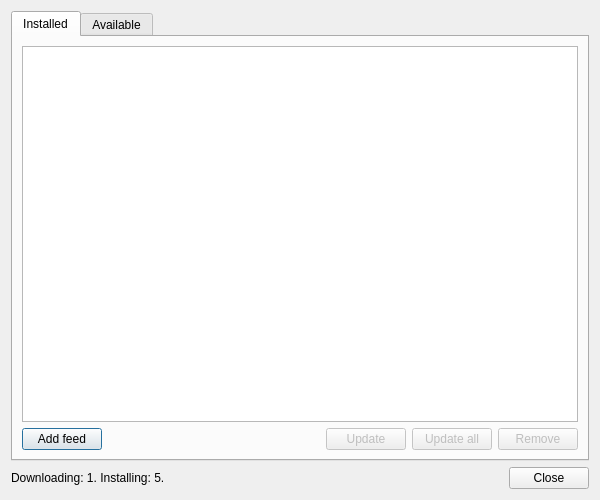
<?xml version="1.0" encoding="UTF-8"?>
<ui version="4.0">
 <class>Zeal::WidgetUi::DocsetsDialog</class>
 <widget class="QDialog" name="Zeal::WidgetUi::DocsetsDialog">
  <property name="windowModality">
   <enum>Qt::ApplicationModal</enum>
  </property>
  <property name="geometry">
   <rect>
    <x>0</x>
    <y>0</y>
    <width>600</width>
    <height>500</height>
   </rect>
  </property>
  <property name="windowTitle">
   <string>Docsets</string>
  </property>
  <layout class="QVBoxLayout" name="verticalLayout">
   <item>
    <widget class="QTabWidget" name="tabWidget">
     <property name="currentIndex">
      <number>0</number>
     </property>
     <widget class="QWidget" name="installedDocsetsTab">
      <attribute name="title">
       <string>Installed</string>
      </attribute>
      <layout class="QVBoxLayout" name="verticalLayout_5">
       <item>
        <widget class="QListView" name="installedDocsetList">
         <property name="selectionMode">
          <enum>QAbstractItemView::ExtendedSelection</enum>
         </property>
         <property name="selectionBehavior">
          <enum>QAbstractItemView::SelectRows</enum>
         </property>
         <property name="iconSize">
          <size>
           <width>16</width>
           <height>16</height>
          </size>
         </property>
        </widget>
       </item>
       <item>
        <layout class="QHBoxLayout" name="docsetsActions">
         <item>
          <widget class="QPushButton" name="addFeedButton">
           <property name="text">
            <string>Add feed</string>
           </property>
          </widget>
         </item>
         <item>
          <spacer name="horizontalSpacer">
           <property name="orientation">
            <enum>Qt::Horizontal</enum>
           </property>
           <property name="sizeHint" stdset="0">
            <size>
             <width>40</width>
             <height>20</height>
            </size>
           </property>
          </spacer>
         </item>
         <item>
          <widget class="QPushButton" name="updateSelectedDocsetsButton">
           <property name="enabled">
            <bool>false</bool>
           </property>
           <property name="text">
            <string>Update</string>
           </property>
          </widget>
         </item>
         <item>
          <widget class="QPushButton" name="updateAllDocsetsButton">
           <property name="enabled">
            <bool>false</bool>
           </property>
           <property name="text">
            <string>Update all</string>
           </property>
          </widget>
         </item>
         <item>
          <widget class="QPushButton" name="removeDocsetsButton">
           <property name="enabled">
            <bool>false</bool>
           </property>
           <property name="text">
            <string>Remove</string>
           </property>
          </widget>
         </item>
        </layout>
       </item>
      </layout>
     </widget>
     <widget class="QWidget" name="availableDocsetsTab">
      <attribute name="title">
       <string>Available</string>
      </attribute>
      <layout class="QVBoxLayout" name="verticalLayout_2">
       <item>
        <widget class="QLineEdit" name="docsetFilterInput">
         <property name="placeholderText">
          <string>Filter docsets</string>
         </property>
         <property name="clearButtonEnabled">
          <bool>true</bool>
         </property>
        </widget>
       </item>
       <item>
        <widget class="QListWidget" name="availableDocsetList">
         <property name="selectionMode">
          <enum>QAbstractItemView::ExtendedSelection</enum>
         </property>
         <property name="selectionBehavior">
          <enum>QAbstractItemView::SelectRows</enum>
         </property>
         <property name="iconSize">
          <size>
           <width>16</width>
           <height>16</height>
          </size>
         </property>
         <property name="sortingEnabled">
          <bool>true</bool>
         </property>
        </widget>
       </item>
       <item>
        <layout class="QHBoxLayout" name="horizontalLayout">
         <item>
          <widget class="QLabel" name="label">
           <property name="text">
            <string>Last updated:</string>
           </property>
          </widget>
         </item>
         <item>
          <widget class="QLabel" name="lastUpdatedLabel">
           <property name="text">
            <string/>
           </property>
          </widget>
         </item>
         <item>
          <widget class="QPushButton" name="refreshButton">
           <property name="text">
            <string>Refresh</string>
           </property>
          </widget>
         </item>
         <item>
          <spacer name="horizontalSpacer_2">
           <property name="orientation">
            <enum>Qt::Horizontal</enum>
           </property>
           <property name="sizeHint" stdset="0">
            <size>
             <width>40</width>
             <height>20</height>
            </size>
           </property>
          </spacer>
         </item>
         <item>
          <widget class="QPushButton" name="downloadDocsetsButton">
           <property name="enabled">
            <bool>false</bool>
           </property>
           <property name="text">
            <string>Download</string>
           </property>
          </widget>
         </item>
        </layout>
       </item>
       <item>
        <widget class="QLabel" name="label_4">
         <property name="text">
          <string>&lt;i&gt;Docsets are provided by &lt;a href=&quot;https://kapeli.com/dash&quot;&gt;Dash&lt;/a&gt;.&lt;/i&gt;</string>
         </property>
         <property name="textFormat">
          <enum>Qt::RichText</enum>
         </property>
         <property name="openExternalLinks">
          <bool>true</bool>
         </property>
        </widget>
       </item>
      </layout>
     </widget>
    </widget>
   </item>
   <item>
    <layout class="QHBoxLayout" name="horizontalLayout_2">
     <item>
      <widget class="QLabel" name="statusLabel">
       <property name="text">
        <string>Downloading: 1. Installing: 5.</string>
       </property>
      </widget>
     </item>
     <item>
      <spacer name="horizontalSpacer_3">
       <property name="orientation">
        <enum>Qt::Horizontal</enum>
       </property>
       <property name="sizeHint" stdset="0">
        <size>
         <width>40</width>
         <height>20</height>
        </size>
       </property>
      </spacer>
     </item>
     <item>
      <widget class="QLabel" name="storageStatusLabel"/>
     </item>
     <item>
      <widget class="QDialogButtonBox" name="buttonBox">
       <property name="sizePolicy">
        <sizepolicy hsizetype="Fixed" vsizetype="Fixed">
         <horstretch>0</horstretch>
         <verstretch>0</verstretch>
        </sizepolicy>
       </property>
       <property name="standardButtons">
        <set>QDialogButtonBox::Close</set>
       </property>
      </widget>
     </item>
    </layout>
   </item>
  </layout>
 </widget>
 <resources/>
 <connections/>
</ui>
